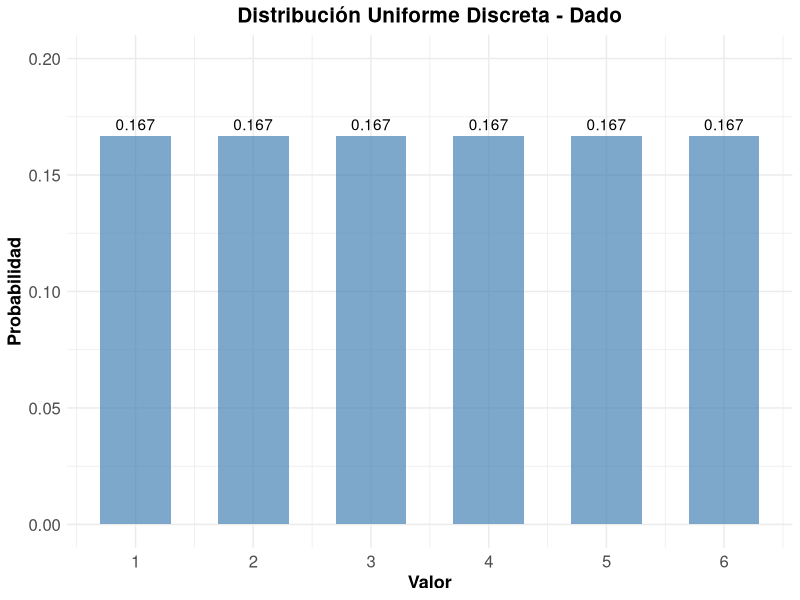
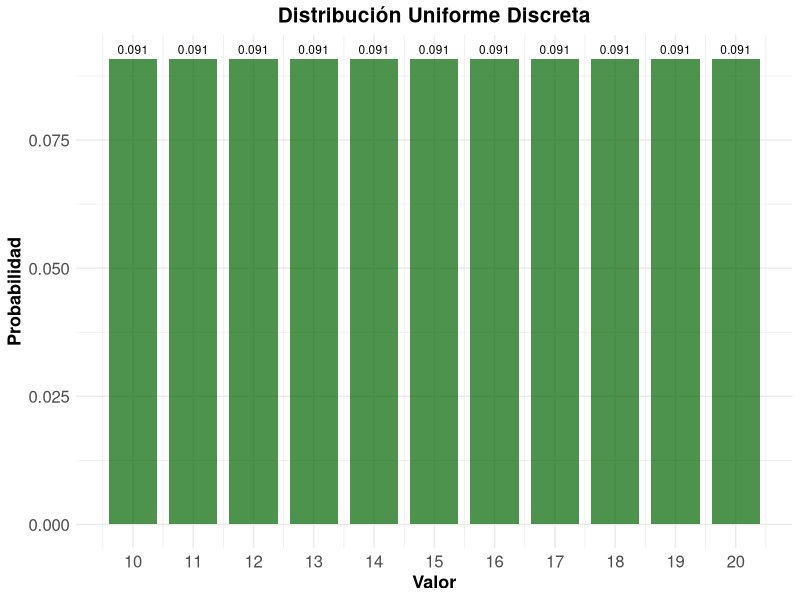
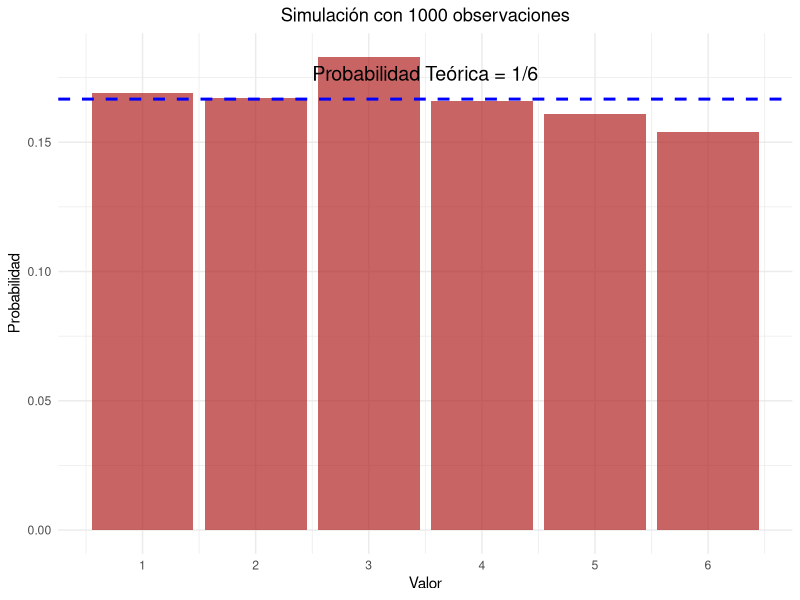
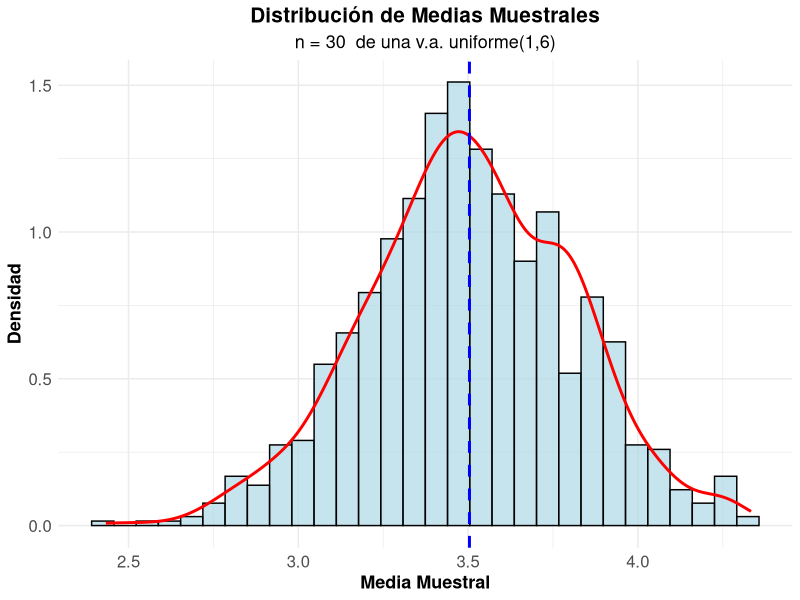
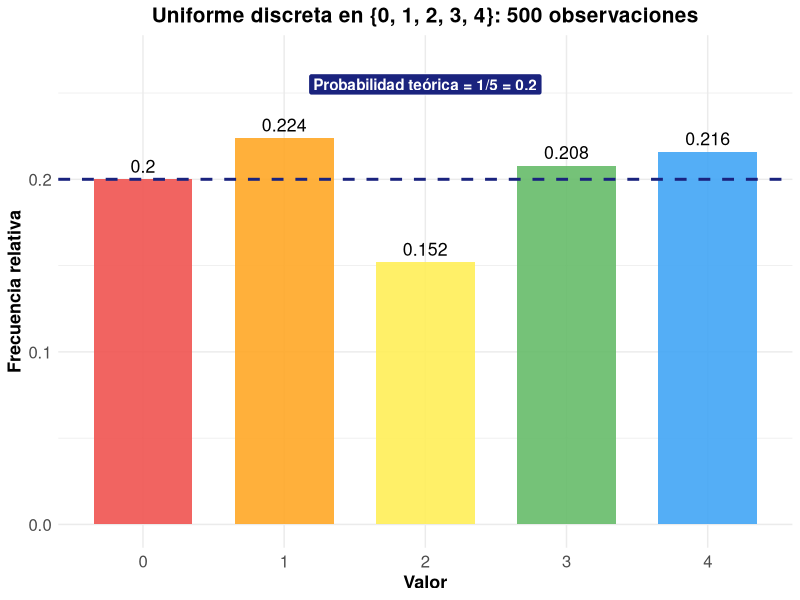
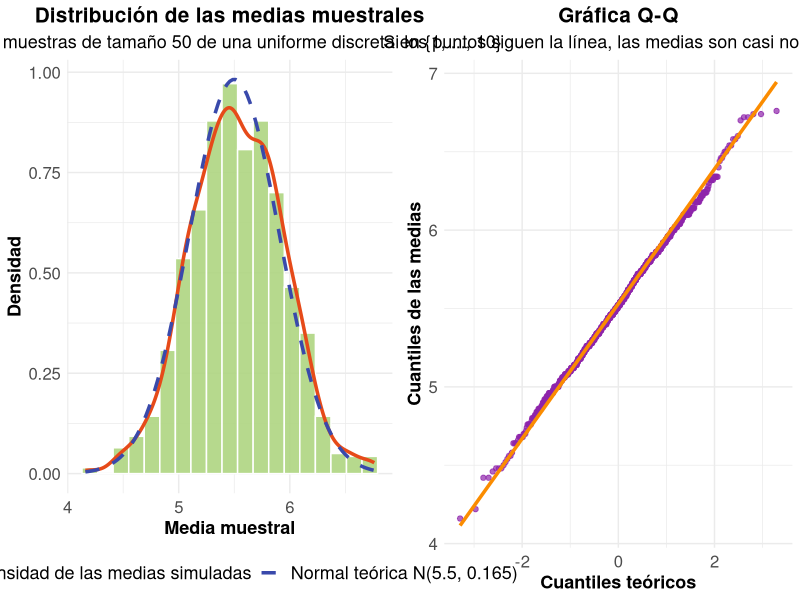

Source code (R) for these figures, in order:
## ---- chunk 1
#| label: setup
#| include: false
library(tidyverse)
library(kableExtra)
library(gridExtra)
## ---- chunk 2
#| code-fold: true
#| label: dado-ejemplo

# Parámetros del dado
x_1 <- 1
x_6 <- 6
valores <- x_1:x_6
probabilidades <- rep(1/length(valores), length(valores))

# Crear data frame
dado_data <- data.frame(
  Valor = valores,
  Probabilidad = probabilidades
)

# Mostrar tabla
kable(dado_data, 
      caption = "Distribución de probabilidad de un dado",
      align = "cc") %>%
  kable_styling(bootstrap_options = "striped")
## ---- chunk 3
#| code-fold: true
#| label: parametros-dado
# Media
media <- sum(dado_data$Valor)/length(dado_data$Valor)
cat("Media:", media, "\n")

# Varianza
varianza <- sum((dado_data$Valor- media)^2)/length(dado_data$Valor)
cat("Varianza:", varianza, "\n")

# Desviación estándar
desv_std <- sqrt(varianza)
cat("Desviación estándar:", round(desv_std, 4), "\n")
## ---- chunk 4
#| code-fold: true
#| label: grafico-dado
#| fig-cap: "Función de probabilidad de un dado"

ggplot(dado_data, aes(x = Valor, y = Probabilidad)) +
  geom_col(fill = "steelblue", alpha = 0.7, width = 0.6) +
  geom_text(aes(label = round(Probabilidad, 3)), vjust = -0.5) +
  scale_x_continuous(breaks = valores) +
  scale_y_continuous(limits = c(0, 0.20)) +
  labs(title = "Distribución Uniforme Discreta - Dado",
       x = "Valor",
       y = "Probabilidad") +
  theme_minimal() +
  theme(
    legend.title = element_text(size=13, face="bold"),
    legend.text = element_text(size=13),
    plot.title = element_text(size=15, face="bold", hjust = 0.5),
    plot.subtitle = element_text(size=13, hjust = 0.5),
    axis.text.x=element_text(size=12),
    axis.text.y=element_text(size=12),
    axis.title.x = element_text(face="bold", size=13),
    axis.title.y = element_text(face="bold", size=13)
    # panel.grid.major.y = element_line(color = "#ECF0F1", linewidth = 0.5,
    #   linetype = "dashed"),
    # panel.grid.minor.y = element_blank(),
    # panel.grid.major.x = element_blank(),
    # panel.background = element_rect(fill = "#FAFAFA", color = NA),
    # plot.background = element_rect(fill = "white", color = NA)
  )
## ---- chunk 5
#| code-fold: true
#| label: ejemplo-numeros

x2_1 <- 10
x2_n <- 20
valores2 <- x2_1:x2_n
probabilidades2 <- rep(1/(length(valores2)), length(valores2))

# Data_frame
data2 <- data.frame(
  Valor = valores2,
  Probabilidad = probabilidades2
)

# Parámetros estadísticos
media2 <- mean(data2$Valor)
varianza2 <- sum((data2$Valor - media2)^2)/length(data2$Valor)
desv_std2 <- sqrt(varianza2)

cat("Media:", media2, "\n")
cat("Varianza:", round(varianza2, 4), "\n")
cat("Desviación estándar:", round(desv_std2, 4), "\n")
## ---- chunk 6
#| label: grafico-numeros
#| code-fold: true
#| fig-align: "center"
#| fig-cap: "Distribución uniforme discreta entre 10 y 20"


ggplot(data2, aes(x = Valor, y = Probabilidad)) +
  geom_col(fill = "darkgreen", alpha = 0.7, width = 0.8) +
  geom_text(aes(label = round(Probabilidad, 3)), 
            vjust = -0.5, size = 3) +
  scale_x_continuous(breaks = seq(10, 20, 1)) +
  labs(title = "Distribución Uniforme Discreta",
       x = "Valor",
       y = "Probabilidad") +
  theme_minimal() +
  theme(
    legend.title = element_text(size=13, face="bold"),
    legend.text = element_text(size=13),
    plot.title = element_text(size=15, face="bold", hjust = 0.5),
    plot.subtitle = element_text(size=13, hjust = 0.5),
    axis.text.x=element_text(size=12),
    axis.text.y=element_text(size=12),
    axis.title.x = element_text(face="bold", size=13),
    axis.title.y = element_text(face="bold", size=13)
    # panel.grid.major.y = element_line(color = "#ECF0F1", linewidth = 0.5,
    #   linetype = "dashed"),
    # panel.grid.minor.y = element_blank(),
    # panel.grid.major.x = element_blank(),
    # panel.background = element_rect(fill = "#FAFAFA", color = NA),
    # plot.background = element_rect(fill = "white", color = NA)
  )
## ---- chunk 7
#| code-fold: true
#| label: simulacion

# Generar 1000 números aleatorios
n_sim <- 1000
muestra <- sample(1:6, n_sim, replace = TRUE)

# Frecuencias observadas
freq_obs <- table(muestra)
freq_rel <- prop.table(freq_obs)

# Comparar con probabilidades teóricas
comparacion <- data.frame(
  Valor = 1:6,
  Prob_Teorica = rep(1/6, 6),
  Freq_Observada = as.numeric(freq_rel)
)

kable(comparacion, 
      caption = "Comparación entre probabilidades teóricas y observadas",
      col.names = c("Valor", "Prob. Teórica", "Freq. Observada"),
      digits = 4) |> 
  kable_styling(bootstrap_options = "striped")
## ---- chunk 8
#| code-fold: true
#| label: grafico-simulacion
#| fig-width: 8
#| fig-height: 6
#| fig-align: "center"
#| fig-cap: "Comparación entre distribución teórica y simulada"



ggplot(comparacion) +
  geom_col(aes(x=Valor, y=Freq_Observada),alpha = 0.7, fill="firebrick") +
  scale_x_continuous(breaks = 1:6) +
  geom_hline(yintercept = 1/6, color = "blue", linetype = "dashed", linewidth = 1) +
  annotate("text", x=3.5, y=1/6 + 0.01, label="Probabilidad Teórica = 1/6", color = "black", size=5) +
  labs(title = paste("Simulación con", n_sim, "observaciones"),
       x = "Valor",
       y = "Probabilidad") +
  theme_minimal() +
  theme(plot.title = element_text(hjust = 0.5),
        legend.position = "bottom")
## ---- chunk 9
#| code-fold: true
#| label: limite-central
#| fig-width: 8
#| fig-height: 6
#| fig-align: "center"
#| fig-cap: "Verificación del Teorema Central del Límite"
# Simular medias muestrales

k_muestra <- 1000
n_muestra <- 30

medias_muestrales <- replicate(k_muestra, {
  muestra <- sample(1:6, n_muestra, replace = TRUE)
  mean(muestra)
})

# Crear histograma
hist_data <- data.frame(Medias = medias_muestrales)

ggplot(hist_data) +
  geom_histogram(aes(x=Medias, after_stat(density)), bins = 30, 
                 fill = "lightblue", alpha = 0.7, color = "black") +
  geom_density(aes(x = Medias), color = "red", linewidth = 1) +
  geom_vline(xintercept = mean(medias_muestrales), 
             color = "blue", linetype = "dashed", linewidth = 1) +
  labs(title = "Distribución de Medias Muestrales",
       subtitle = paste("n =", n_muestra, " de una v.a. uniforme(1,6)"),
       x = "Media Muestral",
       y = "Densidad") +
  theme_minimal() +
  theme(
    legend.title = element_text(size=13, face="bold"),
    legend.text = element_text(size=13),
    plot.title = element_text(size=15, face="bold", hjust = 0.5),
    plot.subtitle = element_text(size=13, hjust = 0.5),
    axis.text.x=element_text(size=12),
    axis.text.y=element_text(size=12),
    axis.title.x = element_text(face="bold", size=13),
    axis.title.y = element_text(face="bold", size=13)
    # panel.grid.major.y = element_line(color = "#ECF0F1", linewidth = 0.5,
    #   linetype = "dashed"),
    # panel.grid.minor.y = element_blank(),
    # panel.grid.major.x = element_blank(),
    # panel.background = element_rect(fill = "#FAFAFA", color = NA),
    # plot.background = element_rect(fill = "white", color = NA)
  )

# Estadísticas
cat("Media teórica:", (1+6)/2, "\n")
cat("Media observada:", round(mean(medias_muestrales), 4), "\n")
cat("Varianza teórica de la media:", round(((6-1+1)^2-1)/12/n_muestra, 4), "\n")
cat("Varianza observada de la media:", round(var(medias_muestrales), 4), "\n")
## ---- chunk 10
#| label: sol-tema
#| include: false

# Tema común para las gráficas de los ejercicios
tema_ej <- theme_minimal() +
  theme(
    legend.title = element_text(size=13, face="bold"),
    legend.text = element_text(size=13),
    plot.title = element_text(size=15, face="bold", hjust = 0.5),
    plot.subtitle = element_text(size=13, hjust = 0.5),
    axis.text.x=element_text(size=12),
    axis.text.y=element_text(size=12),
    axis.title.x = element_text(face="bold", size=13),
    axis.title.y = element_text(face="bold", size=13)
  )

# Ancho de barra para los histogramas de medias muestrales.
# Las medias de n enteros avanzan de 1/n en 1/n, así que se usa un múltiplo
# impar de 1/n para que las barras no queden con huecos.
ancho_hist <- function(medias, n, barras = 25) {
  paso <- 1 / n
  m <- ceiling(diff(range(medias)) / barras / paso)
  if (m %% 2 == 0) m <- m + 1
  m * paso
}
## ---- chunk 11
#| label: sol-unif-1
#| fig-align: center

set.seed(2026)
n_u1 <- 500
valores_u1 <- 0:4

muestra_u1 <- sample(valores_u1, n_u1, replace = TRUE)
freq_u1 <- table(factor(muestra_u1, levels = valores_u1))

comp_u1 <- data.frame(
  Valor = valores_u1,
  Conteo = as.numeric(freq_u1),
  Freq_Observada = as.numeric(freq_u1) / n_u1,
  Prob_Teorica = 1/5
)
comp_u1$Diferencia <- abs(comp_u1$Freq_Observada - comp_u1$Prob_Teorica)

kable(comp_u1, digits = 4,
      col.names = c("Valor", "Conteo", "Freq. Observada", "Prob. Teórica", "Diferencia"),
      caption = "Frecuencias observadas contra probabilidades teóricas (500 observaciones)") |>
  kable_styling(bootstrap_options = "striped")

ggplot(comp_u1, aes(x = factor(Valor), y = Freq_Observada, fill = factor(Valor))) +
  geom_col(width = 0.7, alpha = 0.9) +
  geom_text(aes(label = round(Freq_Observada, 3)), vjust = -0.5, size = 4.5) +
  geom_hline(yintercept = 1/5, color = "#1A237E", linetype = "dashed", linewidth = 1) +
  annotate("label", x = 3, y = 0.255, label = "Probabilidad teórica = 1/5 = 0.2",
           fill = "#1A237E", color = "white", fontface = "bold") +
  scale_fill_manual(values = c("#EF5350", "#FFA726", "#FFEE58", "#66BB6A", "#42A5F5"), guide = "none") +
  scale_y_continuous(limits = c(0, 0.27)) +
  labs(title = "Uniforme discreta en {0, 1, 2, 3, 4}: 500 observaciones",
       x = "Valor", y = "Frecuencia relativa") +
  tema_ej

# Media y varianza
data.frame(
  Medida = c("Media", "Varianza"),
  Teórico = c(2, 2),
  Simulado = c(mean(muestra_u1), sum((muestra_u1 - mean(muestra_u1))^2) / n_u1)
) |>
  kable(digits = 4, caption = "Media y varianza: teóricas contra simuladas") |>
  kable_styling(bootstrap_options = "striped")

# Prueba de bondad de ajuste
prueba_u1 <- chisq.test(freq_u1, p = rep(1/5, 5))
cat("Prueba ji-cuadrada: estadístico =", round(prueba_u1$statistic, 4),
    "| valor p =", round(prueba_u1$p.value, 4), "\n")
## ---- chunk 12
#| label: sol-unif-2
#| fig-align: center
#| fig-width: 11
#| fig-height: 5

set.seed(2026)
k_tcl <- 1000
n_tcl <- 50
valores_u2 <- 1:10

mu_u2 <- mean(valores_u2)
var_u2 <- sum((valores_u2 - mu_u2)^2) / length(valores_u2)
sd_media_u2 <- sqrt(var_u2 / n_tcl)

medias_u2 <- replicate(k_tcl, mean(sample(valores_u2, n_tcl, replace = TRUE)))
df_u2 <- data.frame(medias = medias_u2)

g_hist_u2 <- ggplot(df_u2, aes(x = medias)) +
  geom_histogram(aes(y = after_stat(density)), binwidth = ancho_hist(medias_u2, n_tcl),
                 center = 0, fill = "#AED581", color = "white", alpha = 0.9) +
  geom_density(aes(color = "Densidad de las medias simuladas"), linewidth = 1.2) +
  stat_function(aes(color = "Normal teórica N(5.5, 0.165)"), fun = dnorm,
                args = list(mean = mu_u2, sd = sd_media_u2), linewidth = 1.2, linetype = "dashed") +
  scale_color_manual(values = c("Densidad de las medias simuladas" = "#E64A19",
                                "Normal teórica N(5.5, 0.165)" = "#3949AB")) +
  labs(title = "Distribución de las medias muestrales",
       subtitle = "1000 muestras de tamaño 50 de una uniforme discreta en {1, ..., 10}",
       x = "Media muestral", y = "Densidad", color = NULL) +
  tema_ej +
  theme(legend.position = "bottom")

g_qq_u2 <- ggplot(df_u2, aes(sample = medias)) +
  stat_qq(color = "#8E24AA", alpha = 0.7) +
  stat_qq_line(color = "#FB8C00", linewidth = 1.2) +
  labs(title = "Gráfica Q-Q",
       subtitle = "Si los puntos siguen la línea, las medias son casi normales",
       x = "Cuantiles teóricos", y = "Cuantiles de las medias") +
  tema_ej

grid.arrange(g_hist_u2, g_qq_u2, ncol = 2)

data.frame(
  Medida = c("Media de las medias", "Varianza de las medias", "Desviación estándar de las medias"),
  Teórico = c(mu_u2, var_u2 / n_tcl, sd_media_u2),
  Simulado = c(mean(medias_u2), var(medias_u2), sd(medias_u2))
) |>
  kable(digits = 4, caption = "Medias muestrales: valores teóricos contra simulados") |>
  kable_styling(bootstrap_options = "striped")
